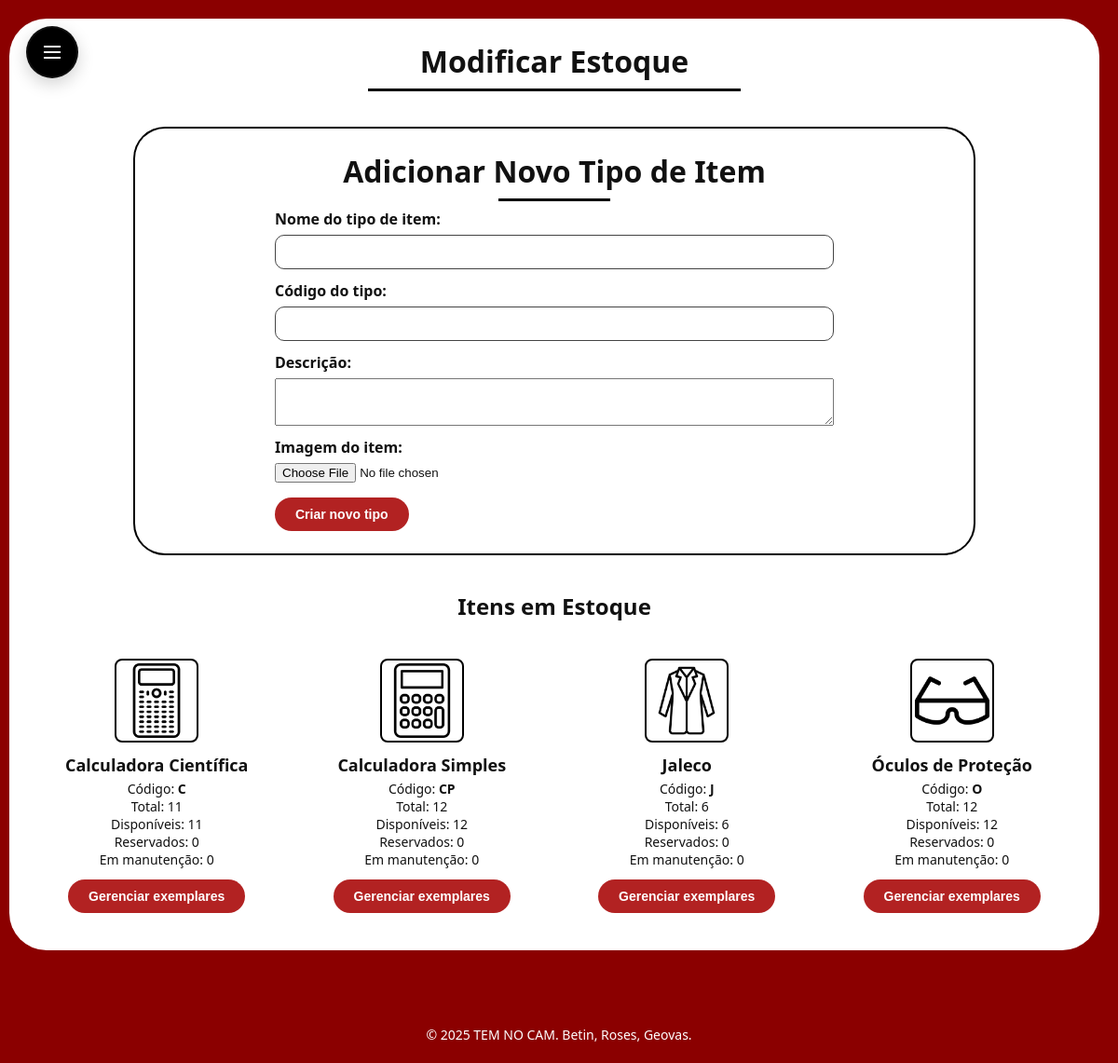
Page /gestao/modificar-estoque/ (signed in) on the committed database.
### core/models.py (models this page shows, shortened)
class Item(models.Model):
    nome = models.CharField(
        max_length=255,
        verbose_name='Nome do tipo de item'
    )
    codigo_tipo = models.CharField(
        max_length=20,
        unique=True,
        verbose_name='Código do tipo',
    )
    descricao = models.TextField(
        blank=True,
        verbose_name='Descrição',
        help_text='Detalhes do item (tamanho, uso, observações gerais).'
    )
    imagem = models.ImageField(
        upload_to='itens/',
        blank=True,
        null=True,
        verbose_name='Imagem do item'
    )

### core/views.py (the view)
# urls.py: path('gestao/modificar-estoque/', views.modificar_estoque, name='modificar_estoque'),
@login_required
@diretoria_required
def modificar_estoque(request):
    itens = (
        Item.objects
        .annotate(
            total_exemplares=Count('exemplares'),
            disponiveis=Count(
                'exemplares',
                filter=Q(exemplares__situacao=Exemplar.Situacao.DISPONIVEL)
            ),
            reservados=Count(
                'exemplares',
                filter=Q(exemplares__situacao=Exemplar.Situacao.RESERVADO)
            ),
            em_manutencao=Count(
                'exemplares',
                filter=Q(exemplares__situacao=Exemplar.Situacao.EM_MANUTENCAO)
            ),
        )
        .order_by('nome')
    )
    if request.method == 'POST':
        form = NovoItemForm(request.POST, request.FILES)
        if form.is_valid():
            form.save()
            messages.success(request, 'Novo tipo de item criado com sucesso.')
            return redirect('core:modificar_estoque')
    else:
        form = NovoItemForm()
    contexto = {
        'itens': itens,
        'form': form,
    }
    return render(request, 'core/modificar_estoque.html', contexto)

### core/forms.py (shortened to what this page needs)
class NovoItemForm(forms.ModelForm):
    class Meta:
        model = Item
        fields = ['nome', 'codigo_tipo', 'descricao', 'imagem']
        labels = {
            'nome': 'Nome do tipo de item',
            'codigo_tipo': 'Código do tipo',
            'descricao': 'Descrição',
            'imagem': 'Imagem do item',
        }
        widgets = {
            'descricao': forms.Textarea(attrs={'rows': 3}),
            'imagem': forms.FileInput(),
        }

### core/templates/core/modificar_estoque.html (shortened to what this page needs)
{% extends "core/base.html" %}
{% load static %}
{% block content %}
<h1 class="page-title">Modificar Estoque</h1>
<div class="page-title-underline"></div>
<div style="margin-bottom: 40px;">
  <div class="reservas-wrapper">
    <div class="reservas-card">
      <h2 class="reservas-title">Adicionar Novo Tipo de Item</h2>
      <form method="post" enctype="multipart/form-data" class="editar-form" style="max-width: 600px; margin: 0 auto;">
        <div class="form-row">
          {{ form.nome.label_tag }}
          {{ form.nome }}
        </div>
        <div class="form-row">
          {{ form.codigo_tipo.label_tag }}
          {{ form.codigo_tipo }}
        </div>
        <div class="form-row">
          {{ form.descricao.label_tag }}
          {{ form.descricao }}
        </div>
        <div class="form-row">
          {{ form.imagem.label_tag }}
          {{ form.imagem }}
        </div>
        <div style="margin-top: 16px;">
          <button type="submit" class="btn btn-primary">Criar novo tipo</button>
        </div>
      </form>
    </div>
  </div>
</div>
<h2 style="text-align: center; margin-bottom: 24px;">Itens em Estoque</h2>
<div class="item-grid">
    {% for item in itens %}
        <div class="item-card">
            <div class="item-icon">
                {% if item.imagem %}
                    <img src="{{ item.imagem.url }}"
                         alt="{{ item.nome }}"
                         style="width: 80px; height: 80px; object-fit: cover; border-radius: 8px;">
                {% else %}
                    <div style="width: 80px; height: 80px; background: #ddd; border-radius: 8px; display: flex; align-items: center; justify-content: center;">
                        <span style="color: #666; font-size: 12px;">Sem imagem</span>
                    </div>
                {% endif %}
            </div>
            <div class="item-nome">
                {{ item.nome }}
            </div>
            <div class="item-info">
                Código: <strong>{{ item.codigo_tipo }}</strong><br>
                Total: {{ item.total_exemplares }}<br>
                Disponíveis: {{ item.disponiveis }}<br>
                Reservados: {{ item.reservados }}<br>
                Em manutenção: {{ item.em_manutencao }}
            </div>
            <a href="{% url 'core:detalhe_item_estoque' item.id %}">
                <button class="btn btn-primary">Gerenciar exemplares</button>
            </a>
        </div>
    {% endfor %}
</div>
{% endblock %}

### static/core/style.css (style rules this page uses)
:root { --cor-fundo: #8b0000; --cor-card: #ffffff; --cor-texto: #111111; --cor-menu-bg: #ffffff; --cor-menu-ativo: #b22222; --cor-menu-ativo-texto: #ffffff; --cor-menu-link: #111111; --cor-botao: #b22222; --cor-botao-texto: #ffffff; --raio-card: 40px; --fonte: "Segoe UI", system-ui, -apple-system, BlinkMacSystemFont, sans-serif; }
* { box-sizing: border-box; }
body { margin: 0; padding: 0; font-family: var(--fonte); background: var(--cor-fundo); color: var(--cor-texto); }
.page-title { text-align: center; font-size: 32px; font-weight: 700; margin: 0 0 8px 0; }
.page-title-underline { width: 50%; max-width: 400px; height: 3px; background: #000; margin: 4px auto 24px auto; }
.item-grid { display: grid; grid-template-columns: repeat(auto-fit, minmax(200px, 1fr)); gap: 24px; justify-items: center; }
.item-card { text-align: center; padding: 16px; }
.item-icon { width: 90px; height: 90px; margin: 0 auto 12px auto; border: 2px solid #000; border-radius: 8px; display: flex; align-items: center; justify-content: center; font-size: 40px; }
.item-icon img { width: 100%; height: 100%; object-fit: cover; display: block; border-radius: 6px; }
.item-nome { font-size: 18px; font-weight: 600; margin-bottom: 4px; }
.item-info { font-size: 14px; margin-bottom: 12px; }
.btn { display: inline-block; padding: 10px 22px; border-radius: 999px; border: none; cursor: pointer; font-weight: 600; font-size: 14px; }
.btn-primary { background: var(--cor-botao); color: var(--cor-botao-texto); }
:root { --sidebar-width: 260px; --sidebar-contracted-width: 56px; --sidebar-transition-duration: 0.34s; --sidebar-transition-ease: cubic-bezier(.2,.9,.3,1); }
.reservas-wrapper { display: flex; justify-content: center; align-items: flex-start; padding-top: 16px; }
.reservas-card { background: var(--cor-card); border-radius: 32px; padding: 24px 36px; max-width: 900px; width: 100%; box-shadow: 0 0 0 2px #000; }
.reservas-title { text-align: center; font-size: 2rem; font-weight: 700; margin: 0 0 8px 0; }
.reservas-title::after { content: ""; display: block; width: 120px; height: 3px; background: #000; margin: 8px auto 0 auto; }
.editar-form .form-row { display: flex; flex-direction: column; align-items: stretch; margin-bottom: 12px; }
.editar-form label { font-weight: 700; margin-bottom: 6px; }
.editar-form input[type="text"], .editar-form input[type="email"], .editar-form input[type="tel"], .editar-form input[type="number"] { padding: 10px 14px; border-radius: 10px; border: 1px solid #444; background: transparent; color: inherit; }

### rows in the picture
Item: imagem (picture), nome "Calculadora Científica", codigo_tipo "C", total_exemplares "11", disponiveis "11", reservados "0", em_manutencao "0"
Item: imagem (picture), nome "Calculadora Simples", codigo_tipo "CP", total_exemplares "12", disponiveis "12", reservados "0", em_manutencao "0"
Item: imagem (picture), nome "Jaleco", codigo_tipo "J", total_exemplares "6", disponiveis "6", reservados "0", em_manutencao "0"
Item: imagem (picture), nome "Óculos de Proteção", codigo_tipo "O", total_exemplares "12", disponiveis "12", reservados "0", em_manutencao "0"
